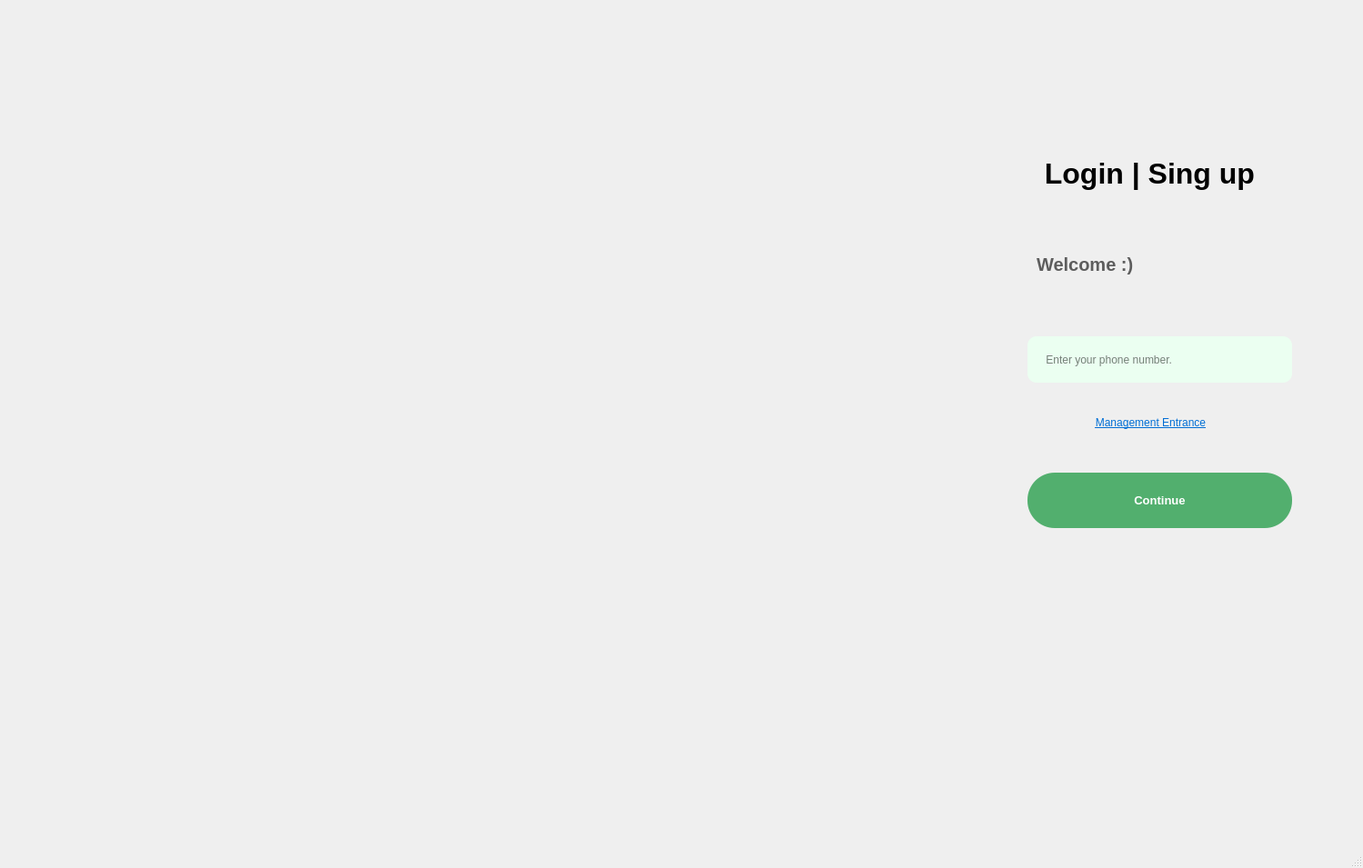
<?xml version="1.0" encoding="UTF-8"?>
<ui version="4.0">
 <class>MainWindow</class>
 <widget class="QMainWindow" name="MainWindow">
  <property name="geometry">
   <rect>
    <x>0</x>
    <y>0</y>
    <width>1499</width>
    <height>955</height>
   </rect>
  </property>
  <property name="minimumSize">
   <size>
    <width>1499</width>
    <height>955</height>
   </size>
  </property>
  <property name="maximumSize">
   <size>
    <width>1499</width>
    <height>955</height>
   </size>
  </property>
  <property name="windowTitle">
   <string>MainWindow</string>
  </property>
  <property name="styleSheet">
   <string notr="true">
background-image: url(&quot;:/new/prefix1/Images/restaurant-login-bg@1.25x.jpg&quot;);
background-position: center bottom;
background-repeat: no-repeat;
background-color: #2c3e50;</string>
  </property>
  <widget class="QWidget" name="centralwidget">
   <widget class="QLabel" name="label">
    <property name="geometry">
     <rect>
      <x>1140</x>
      <y>150</y>
      <width>251</width>
      <height>81</height>
     </rect>
    </property>
    <property name="styleSheet">
     <string notr="true">background: transparent;
color: black;
font-size: 32px;
font-weight: bold;</string>
    </property>
    <property name="text">
     <string> Login | Sing up</string>
    </property>
   </widget>
   <widget class="QLabel" name="label_2">
    <property name="geometry">
     <rect>
      <x>1140</x>
      <y>250</y>
      <width>171</width>
      <height>81</height>
     </rect>
    </property>
    <property name="styleSheet">
     <string notr="true">background: transparent;
color: #5d5d5d;
font-size: 20px;
font-weight: bold;</string>
    </property>
    <property name="text">
     <string>Welcome :)</string>
    </property>
   </widget>
   <widget class="QLineEdit" name="lineEdit">
    <property name="geometry">
     <rect>
      <x>1130</x>
      <y>370</y>
      <width>291</width>
      <height>51</height>
     </rect>
    </property>
    <property name="styleSheet">
     <string notr="true">background: #ebfff1;
color: black;
    border-radius: 10px;
    padding: 5px 15px;</string>
    </property>
    <property name="text">
     <string/>
    </property>
    <property name="placeholderText">
     <string> Enter your phone number.</string>
    </property>
   </widget>
   <widget class="QPushButton" name="pushButton">
    <property name="geometry">
     <rect>
      <x>1130</x>
      <y>520</y>
      <width>291</width>
      <height>61</height>
     </rect>
    </property>
    <property name="font">
     <font>
      <pointsize>10</pointsize>
      <bold>true</bold>
     </font>
    </property>
    <property name="styleSheet">
     <string notr="true">
QPushButton {
    background: rgb(82, 175, 110); /* رنگ دکمه در حالت عادی (sabz) */

    color: #ffffff;
    border-radius: 30;
    padding: 5px 5px;
    border: none;
}
QPushButton:pressed {
    background:#3f8855;

}</string>
    </property>
    <property name="text">
     <string>Continue</string>
    </property>
   </widget>
   <widget class="QPushButton" name="pushButton_2">
    <property name="geometry">
     <rect>
      <x>1140</x>
      <y>450</y>
      <width>251</width>
      <height>29</height>
     </rect>
    </property>
    <property name="font">
     <font>
      <pointsize>9</pointsize>
      <underline>true</underline>
     </font>
    </property>
    <property name="styleSheet">
     <string notr="true">QPushButton {
    background: transparent;
	text-decoration:underline;
	color:rgb(0, 110, 213);
    border: none;
}
QPushButton:hover {
    color:rgb(0, 99, 191)
}

QPushButton:pressed {
   color:#055d86;
}</string>
    </property>
    <property name="text">
     <string>Management Entrance</string>
    </property>
   </widget>
   <widget class="QLabel" name="label_6">
    <property name="geometry">
     <rect>
      <x>1140</x>
      <y>610</y>
      <width>271</width>
      <height>21</height>
     </rect>
    </property>
    <property name="sizePolicy">
     <sizepolicy hsizetype="Preferred" vsizetype="MinimumExpanding">
      <horstretch>0</horstretch>
      <verstretch>0</verstretch>
     </sizepolicy>
    </property>
    <property name="font">
     <font>
      <underline>true</underline>
      <strikeout>false</strikeout>
     </font>
    </property>
    <property name="styleSheet">
     <string notr="true">background: transparent;
color:rgb(255, 14, 14);</string>
    </property>
    <property name="text">
     <string>&lt;html&gt;&lt;head/&gt;&lt;body&gt;&lt;p align=&quot;center&quot;&gt;&lt;br/&gt;&lt;/p&gt;&lt;/body&gt;&lt;/html&gt;</string>
    </property>
   </widget>
  </widget>
  <widget class="QMenuBar" name="menubar">
   <property name="geometry">
    <rect>
     <x>0</x>
     <y>0</y>
     <width>1499</width>
     <height>25</height>
    </rect>
   </property>
  </widget>
  <widget class="QStatusBar" name="statusbar"/>
 </widget>
 <resources/>
 <connections/>
</ui>
